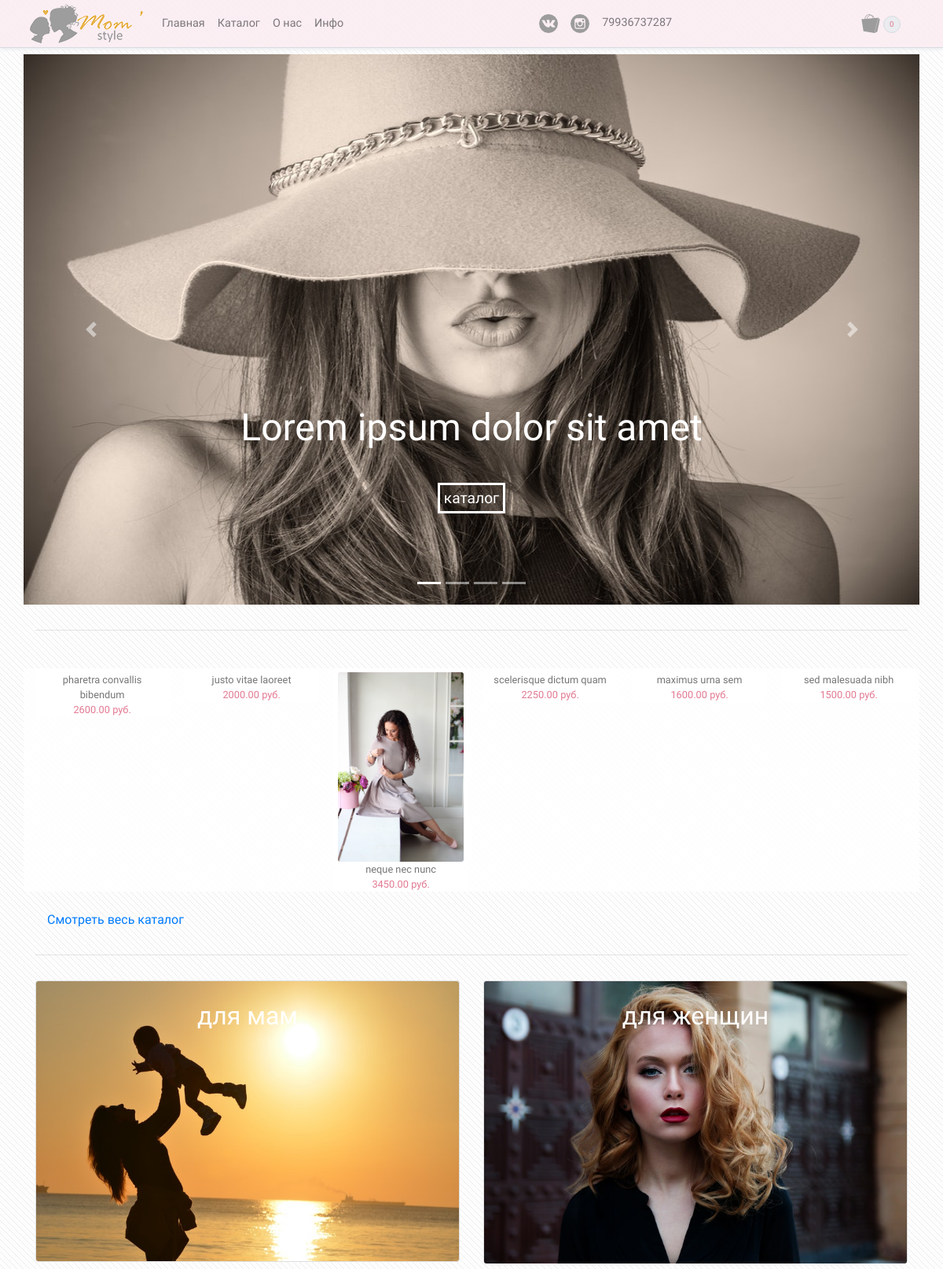
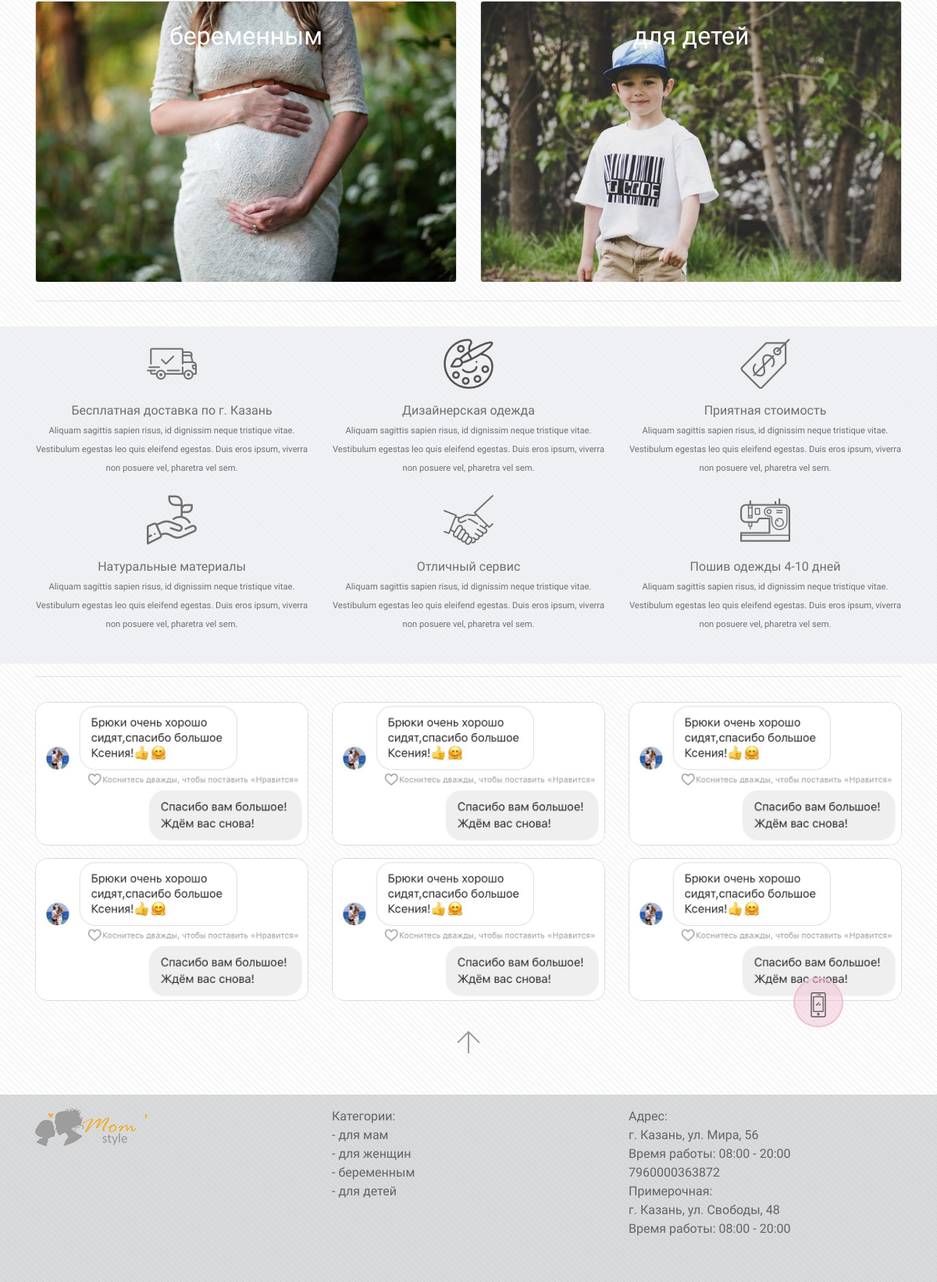
The page / on the database its author committed (2 pictures, top to bottom).
### momshop/models.py (models this page shows, shortened)
class Carousel(models.Model):
    name = models.CharField(max_length=100, default=' ', verbose_name='Название')
    image = models.ImageField(upload_to='carousel/', verbose_name='Изображение')
    class Meta:
        verbose_name = 'Баннер'
        verbose_name_plural = 'Баннеры'

class Products(models.Model):
    avalability_types = (
        ('a', 'В наличии'),
        ('o', 'Под заказ')
    )
    title = models.CharField(max_length=100, verbose_name='Название')
    description = models.TextField(blank=True, null=True, verbose_name='Описание')
    category = models.ForeignKey('Category',
                                 on_delete=models.SET_NULL,
                                 null=True,
                                 verbose_name='Категория')
    image = models.ImageField(upload_to='products', verbose_name='Изображение')
    consist = models.CharField(max_length=200, verbose_name='Состав', default='')
    size = models.CharField(max_length=15, blank=True, verbose_name='Размер')
    availability = models.BooleanField(default=True, verbose_name='Доступен на сайте')
    avalability_type = models.CharField(max_length=10,
                                        choices=avalability_types,
                                        default='a',
                                        verbose_name='Наличие')
    prev_price = models.DecimalField(max_digits=7,
                                decimal_places=2,
                                null=True,
                                blank=True,
                                verbose_name='Цена без скидки(по желанию)')
    price = models.DecimalField(max_digits=7,
                                decimal_places=2,
                                default=None,
                                verbose_name='Цена')
    tags = models.ManyToManyField('Keywords', verbose_name='Ключевые слова')
    models_height = models.PositiveIntegerField(default=0, verbose_name='Рост модели')
    creation = models.DateTimeField(auto_now=True)
    class Meta:
        verbose_name = 'Товар'
        verbose_name_plural = 'Товары'
    def get_absolute_url(self):
        return reverse('product-detail', args=[str(self.id)])

class Category(models.Model):
    name = models.CharField(max_length=50, verbose_name='Название')
    image = models.ImageField(upload_to='category', default='Категория', verbose_name='Изображение категории')
    description = models.TextField(verbose_name='Описание', default='')
    class Meta:
        verbose_name = 'Категория'
        verbose_name_plural = 'Категории'
    def get_absolute_url(self):
        return reverse('category-view', args=[str(self.id)])

class Reviews(models.Model):
    image = models.ImageField(upload_to='reviews/', verbose_name='Отзыв')
    class Meta:
        verbose_name = 'Отзыв'
        verbose_name_plural = 'Отзывы'

### momshop/views.py (the view)
# urls.py: url(r'^$', IndexView.as_view(), name='index'),
class IndexView(View):
    def get(self, request):
        search = SearchForm()
        categories_all = Category.objects.all()
        categories = Category.objects.all()[:4]
        new_products = Products.objects.filter(availability=True).order_by('-creation')[:6]
        carousel = Carousel.objects.first()
        carousel_no_first = Carousel.objects.exclude()[1:]
        cart = Cart(request)
        reviews = Reviews.objects.all()
        context = {
            'categories': categories,
            'categories_all': categories_all,
            'new_products': new_products,
            'search': search,
            'carousel': carousel,
            'carousel_no_first': carousel_no_first,
            'cart': cart.items_count(),
            'reviews': reviews,
        }
        return render(request, 'index.html', context)

### templates/index.html (shortened to what this page needs)
{% extends 'base.html' %}
{% load staticfiles %}
{% block cart %}
    <a class="cart_link main-color" href="{% url 'cart' %}">
        <img src="{% static 'png/shopping-bag.png' %}" alt="">
        <button class="items-count main-color">{{ cart }}</button>
    </a>
{% endblock %}
{% block content %}
    <div class="container crsl-container">
        <div id="crsl" class="carousel slide" data-ride="carousel">
              <ol class="carousel-indicators">
                    <li data-target="#crsl" data-slide-to="0" class="active"></li>
                    <li data-target="#crsl" data-slide-to="1"></li>
                    <li data-target="#crsl" data-slide-to="2"></li>
                    <li data-target="#crsl" data-slide-to="3"></li>
              </ol>
              <div class="carousel-inner">
                    <div class="carousel-item active">
                        <img class="img-fluid w-100 crsl-image"
                             src="{{ carousel.image.url }}" alt="First slide">
                        <div class="carousel-caption .d-sm-none .d-md-block">
                            <h1 class="tagline carousel-tagline">Lorem ipsum dolor sit amet</h1>
                            <a class="crsl-btn" href="{% url 'catalog' %}">каталог</a>
                        </div>
                    </div>
                  <a class="carousel-control-prev" href="#crsl" role="button" data-slide="prev">
                        <span class="carousel-control-prev-icon" aria-hidden="true"></span>
                  </a>
                  <a class="carousel-control-next" href="#crsl" role="button" data-slide="next">
                        <span class="carousel-control-next-icon" aria-hidden="true"></span>
                  </a>
            </div>
        </div>
    </div>
    <div class="container breaker-cont">
        <hr class="breaker">
    </div>
    <div class="container-fluid products-container">
        <div class="container">
            <div class="row product-row">
                {% for new_product in new_products %}
                    <div class="col-lg-2 col-md-4 col-sm-6 prod-col">
                        <div class="container-fluid cell-mask">
                            <a class="product-link" href="{{ new_product.get_absolute_url  }}">
                                <div class="card product-cell">
                                    <img class="card-img" src="{{ new_product.image.url }}" alt="">
                                    <div class="card-caption products-card-caption">
                                        <span class="product-name">{{ new_product.title }}</span><br>
                                        <span class="price second_color">{{ new_product.price }} руб.</span><br>
                                    </div>
                                </div>
                            </a>
                        </div>
                    </div>
                {% endfor %}
            </div>
            <br>
            <div class="container-fluid">
                <a href="{% url 'catalog' %}">Смотреть весь каталог</a>
            </div>
        </div>
    </div>
    <div class="container breaker-cont">
        <hr class="breaker">
    </div>
    <div class="container">
        <div class="row">
            {% for category in categories %}
                <div class="col-sm-6 category-colomn">
                    <a href="{{ category.get_absolute_url }}">
                        <div class="card category-card">
                            <img class="card-img card_hover" src="{{ category.image.url }}" alt="Card image">
                            <div class="card-img-overlay justify-content-center">
                                <span class="category-name tagline">{{ category.name }}</span>
                            </div>
                        </div>
                    </a>
                </div>
            {% endfor %}
        </div>
    </div>
    <div class="container breaker-cont">
        <hr class="breaker">
    </div>
    <div class="container-fluid grey-block">
        <div class="container">
            <div class="row">
                <div class="col-sm-4 advantage-ctnr">
                    <img class="d-block img-fluid adv-img" src="{% static 'png/advantaage/shipping.png' %}" alt="">
                    <span class="adv-desc">Бесплатная доставка по г. Казань</span><br>
                    <span class="detail-descr">Aliquam sagittis sapien risus, id dignissim neque tristique vitae.
                        Vestibulum egestas leo quis eleifend egestas.
                        Duis eros ipsum, viverra non posuere vel, pharetra vel sem.
                    </span>
                </div>
                <div class="col-sm-4 advantage-ctnr">
                    <img class="d-block img-fluid adv-img" src="{% static 'png/advantaage/palette.png' %}" alt="">
                    <span class="adv-desc">Дизайнерская одежда</span><br>
                    <span class="detail-descr">Aliquam sagittis sapien risus, id dignissim neque tristique vitae.
                        Vestibulum egestas leo quis eleifend egestas.
                        Duis eros ipsum, viverra non posuere vel, pharetra vel sem.
                    </span>
                </div>
                <div class="col-sm-4 advantage-ctnr">
                    <img class="d-block img-fluid adv-img" src="{% static 'png/advantaage/price-tag.png' %}" alt="">
                    <span class="adv-desc">Приятная стоимость</span><br>
                    <span class="detail-descr">Aliquam sagittis sapien risus, id dignissim neque tristique vitae.
                        Vestibulum egestas leo quis eleifend egestas.
                        Duis eros ipsum, viverra non posuere vel, pharetra vel sem.
                    </span>
                </div>
            </div>
            <div class="row">
                <div class="col-sm-4 advantage-ctnr">
                    <img class="d-block img-fluid adv-img" src="{% static 'png/advantaage/sprout.png' %}" alt="">
                    <span class="adv-desc">Натуральные материалы</span><br>
                    <span class="detail-descr">Aliquam sagittis sapien risus, id dignissim neque tristique vitae.
                        Vestibulum egestas leo quis eleifend egestas.
                        Duis eros ipsum, viverra non posuere vel, pharetra vel sem.
                    </span>
                </div>
                <div class="col-sm-4 advantage-ctnr">
                    <img class="d-block img-fluid adv-img" src="{% static 'png/advantaage/handshake.png' %}" alt="">
                    <span class="adv-desc">Отличный сервис</span><br>
                    <span class="detail-descr">Aliquam sagittis sapien risus, id dignissim neque tristique vitae.
                        Vestibulum egestas leo quis eleifend egestas.
                        Duis eros ipsum, viverra non posuere vel, pharetra vel sem.
                    </span>
                </div>
                <div class="col-sm-4 advantage-ctnr">
                    <img class="d-block img-fluid adv-img" src="{% static 'png/advantaage/sew.png' %}" alt="">
                    <span class="adv-desc">Пошив одежды 4-10 дней</span><br>
                    <span class="detail-descr">Aliquam sagittis sapien risus, id dignissim neque tristique vitae.
                        Vestibulum egestas leo quis eleifend egestas.
                        Duis eros ipsum, viverra non posuere vel, pharetra vel sem.
                    </span>
                </div>
            </div>
        </div>
    </div>
    <div class="container breaker-cont">
        <hr class="breaker">
    </div>
    <div class="container">
        <div class="row">
            {% for review in reviews %}
                <div class="col-sm-4 review-cell">
                    <img class="img-fluid review-image" src="{{ review.image.url }}" alt="">
                </div>
            {% endfor %}
        </div>
    </div>
{% endblock %}
{% block footer %}
    <div class="container-fluid footer">
        <div class="container">
            <div class="row">
            <div class="col-sm-4">
                <img src="{% static 'png/logo.png' %}" alt="">
            </div>
            <div class="col-sm-4">
                <span>Категории:</span><br>
                {% for category in categories_all %}
                    <a class="footer-category" href="{{ category.get_absolute_url }}">
                         - {{ category.name }}
                    </a><br>
                {% endfor %}
            </div>
            <div class="col-sm-4">
                <span>Адрес:</span><br>
                <span>г. Казань, ул. Мира, 56</span><br>
                <span>Время работы: 08:00 - 20:00</span><br>
                <span>7960000363872</span><br>
                <span>Примерочная:</span><br>
                <span>г. Казань, ул. Свободы, 48</span><br>
                <span>Время работы: 08:00 - 20:00</span><br>
            </div>
        </div>
    </div>
</div>
{% endblock %}

### templates/base.html (shortened to what this page needs)
<!DOCTYPE html>
{% load staticfiles %}
<head>
    <link rel="stylesheet" href="https://stackpath.bootstrapcdn.com/bootstrap/4.1.0/css/bootstrap.min.css"
>
    <link rel="stylesheet" href="{% static 'css/base.css' %}">
    <link rel="stylesheet" href="{% static 'css/index.css' %}">
</head>
<body>
<nav class="navbar navbar-expand-lg navbar-light">
    <div class="container navbar-container">
        <a class="navbar-brand" href="{% url 'index' %}">
            <img src="{% static 'png/logo.png' %}" height="50" class="d-inline-block align-top" alt="">
        </a>
        <div class="collapse navbar-collapse" id="navbartoggle">
            <ul class="navbar-nav mr-auto">
                <li class="nav-item">
                    <a class="nav-link main-color" href="{% url 'index' %}">Главная</a>
                </li>
                <li class="nav-item">
                    <a class="nav-link main-color" href="{% url 'catalog' %}">Каталог</a>
                </li>
                <li class="nav-item">
                    <a class="nav-link main-color" href="{% url 'about_us' %}">О нас</a>
                </li>
                <li class="nav-item">
                    <a class="nav-link main-color" href="{% url 'faq' %}">Инфо</a>
                </li>
            </ul>
            <ul class="navbar-nav mr-auto">
                <li class="nav-item">
                    <a class="nav-link main-color" href="#">
                        <img src="{% static 'png/vk.png' %}" alt="vk">
                    </a>
                </li>
                <li class="nav-item">
                    <a class="nav-link main-color" href="{% url 'catalog' %}">
                        <img src="{% static 'png/insta.png' %}" alt="">
                    </a>
                </li>
                <li class="nav-item">
                    <span class="nav-link main-color">79936737287</span>
                </li>
            </ul>
            <div class="cart mr-lg-4">
                {% block cart %}
                {% endblock %}
            </div>
        </div>
    </div>
</nav>
{% block content %}
{% endblock %}
<div class="connect">
    <div class="connect-btn">
        <img class="img-fluid phone-img" src="{% static 'png/smartphone.png' %}" alt="">
    </div>
</div>
<div class="container up">
    <a href="#">
        <img src="{% static 'png/up-arrow.png' %}" alt="Наверх">
    </a>
</div>
<br>
{% block footer %}
{% endblock %}
</body>
</html>

### rows shown on the page
Carousel: image (picture)
Products: title "pharetra convallis bibendum", price "2600.00"
Products: title "justo vitae laoreet", price "2000.00"
Products: image (picture), title "neque nec nunc", price "3450.00"
Products: title "scelerisque dictum quam", price "2250.00"
Products: title "maximus urna sem", price "1600.00"
Products: title "sed malesuada nibh", price "1500.00"
Category: image (picture), name "для мам"
Category: image (picture), name "для женщин"
Category: image (picture), name "беременным"
Category: image (picture), name "для детей"
Reviews: image (picture)
Reviews: image (picture)
Reviews: image (picture)
Reviews: image (picture)
Reviews: image (picture)
Reviews: image (picture)

### other values the page prints
{{ cart }} "0"
